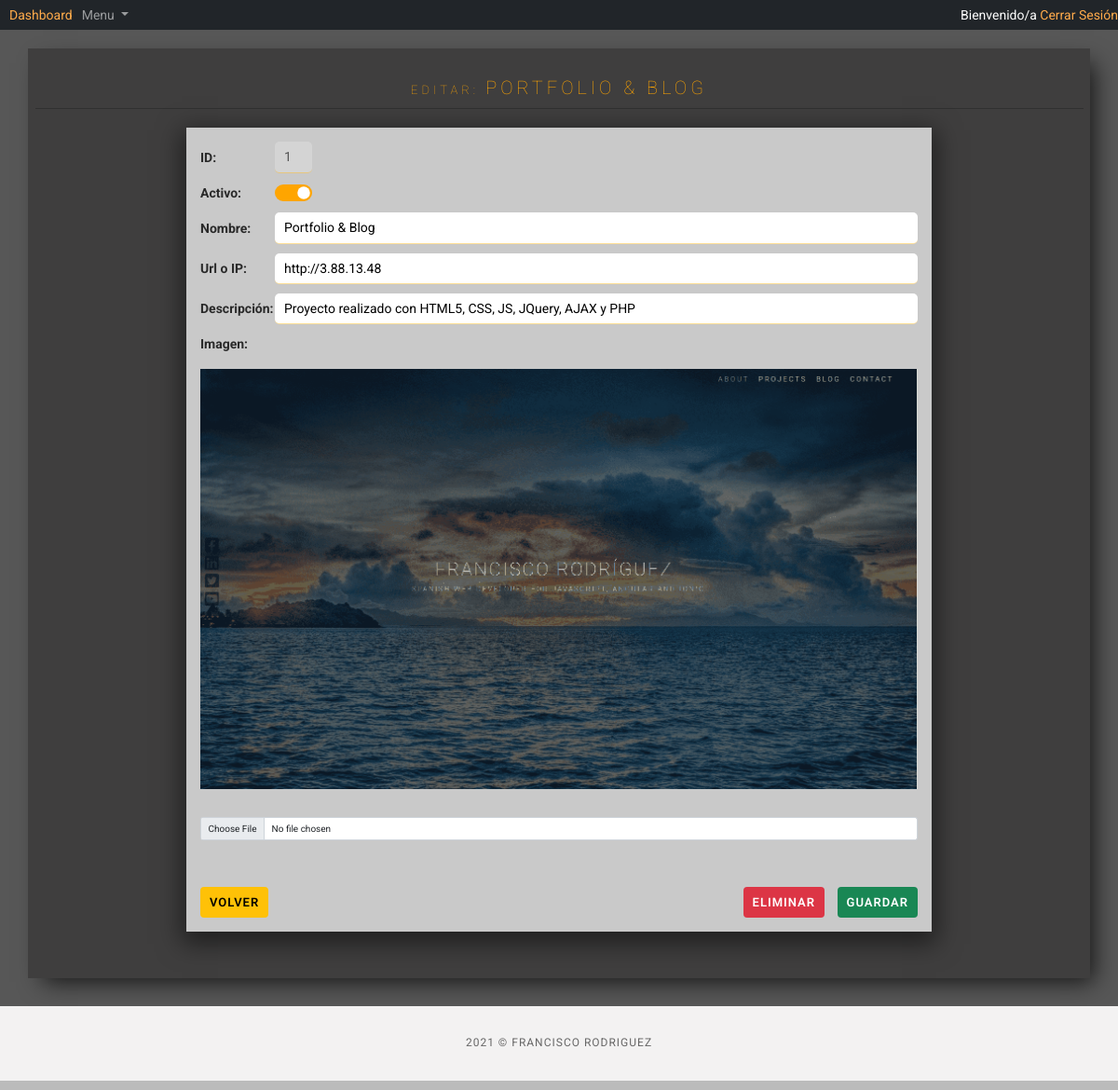
The app's page /admin/edit-project.php?project=1 (signed in) with its own data.
### tables this page shows
CREATE TABLE `proyectos` (
  `id` int(100) NOT NULL,
  `nombre` varchar(120) NOT NULL,
  `portada` varchar(120) NOT NULL,
  `url` varchar(255) DEFAULT '''Sin url''',
  `descripcion` text DEFAULT 'Sin info',
  `activo` tinyint(1) NOT NULL DEFAULT 0
);

### admin/edit-project.php (the view, shortened to what this page needs)
<?php
include_once('./layout/header.php');
include_once('./layout/navbar.php');
?>
<main class="container dashboard">
    <?php
    $conn = connect();
    if (isset($_GET['project']) && !empty($_GET['project']) && strlen($_GET['project']) > 0) {
        $id_project = $_GET['project'];
        $sql = "SELECT * FROM proyectos WHERE id = ?";
        $stmt = $conn->prepare($sql);
        $stmt->bind_param("i", $id_project);
        $stmt->execute();
        $result = $stmt->get_result();
        while ($project = $result->fetch_assoc()) { ?>
            <h2 class="mt-5"><small class="small-h2">Editar: </small> <?php echo $project['nombre']; ?></h2>
            <form action="model-project.php" method="post" enctype="multipart/form-data" id="update-project">
                <div class="edit-edit-wrapper dashboard">
                    <div class="id-edit grid-form ">
                        <label for="id">ID: </label>
                        <input type="text" name="id" disabled value="<?php echo $project['id']; ?>">
                    </div>
                    <div class="form-check form-switch grid-form">
                        <label for="active">Activo: </label>
                        <input name="active" class="form-check-input project-active" type="checkbox" id="<?php echo ($project['activo']) ? "flexSwitchCheckChecked" : "flexSwitchCheckDefault"; ?>" <?php echo ($project['activo']) ? "checked" : ""; ?>>
                    </div>
                    <div class="name-edit grid-form ">
                        <label for="name">Nombre: </label>
                        <input class="project-name" type="text" name="name" value="<?php echo $project['nombre']; ?>">
                    </div>
                    <div class="url-edit grid-form ">
                        <label for="url">Url o IP: </label>
                        <input class="project-url" type="text" name="url" value="<?php echo $project['url']; ?>">
                    </div>
                    <div class="info-edit grid-form ">
                        <label for="info">Descripción: </label>
                        <input class="project-info" type="text" name="info" value="<?php echo $project['descripcion']; ?>">
                    </div>
                    <div class="img-preview mb-4">
                        <label class="" for="preview">Imagen: </label>
                    </div>
                    <div class="img-load text-center">
                        <img class="img-preview" src="../img/projects/<?php echo $project['portada']; ?>" alt="<?php echo $project['nombre']; ?>">
                        <input type="file" class="mt-5 form-control" id="input-img" name="img-project" />
                    </div>
                    <div class="submit-edit d-flex justify-content-between">
                        <div class="back">
                            <a class="btn btn-warning me-3 align-self-start" href="admin-area.php">Volver</a>
                        </div>
                        <div class="save-back">
                            <a class="btn btn-danger me-3 align-self-start delete-project" data-id="<?php echo $project['id']; ?>" href="admin-area.php">Eliminar</a>
                            <input class="btn btn-success update-submit" type="submit" value="Guardar">
                        </div>
                    </div>
                </div>
            </form>
</main>
<?php }
    }
?>
<?php include_once('./layout/footer.php'); ?>

### admin/css/admin-styles.css (style rules this page uses)
html { font-size: 62.5%; }
body { font-size: 1.4rem; }
* { margin: 0px; padding: 0px; box-sizing: border-box; }
body, html { height: 100vh; line-height: 1.6; font-family: "Roboto", sans-serif; }
body { background-color: rgb(87, 87, 87); }
h1, h2, h3, h4, h5, h6 { margin: 0; text-transform: uppercase; }
h2 { font-weight: 100; letter-spacing: 0.4rem; text-align: center; color: orange; border-bottom: 1px solid rgba(0, 0, 0, 0.233); padding-bottom: 1rem; }
img { max-width: 100%; }
a { text-decoration: none; }
input { border-radius: 5px; padding: 0.5rem 1rem; border: none; border-bottom: 1px solid rgba(255, 174, 0, 0.411); outline: none; transition: all 0.3s ease-in-out; }
.btn { cursor: pointer; font-size: 1.3rem; font-weight: 600; letter-spacing: 0.1rem; text-transform: uppercase; padding: 0.7rem 1rem; border: none; border-radius: 0.4rem; transition: 0.4s ease-in-out; outline: none; }
.dashboard { background-color: #3f3e3e; margin-top: 2rem; -webkit-box-shadow: 10px 10px 24px -6px rgba(0, 0, 0, 0.75); -moz-box-shadow: 10px 10px 24px -6px rgba(0, 0, 0, 0.75); box-shadow: 10px 10px 24px -6px rgba(0, 0, 0, 0.75); }
.form-check-input { outline: none !important; border: none !important; }
.form-check-input:checked { background-color: orange !important; }
.small-h2 { font-size: 1.3rem; }
.edit-edit-wrapper { background-color: #c9c9c9; color: rgb(41, 41, 41); max-width: 80rem; margin: 0 auto 5rem auto; padding: 1.5rem; margin-top: 2rem; -webkit-box-shadow: 0px 8px 25px 5px rgba(0, 0, 0, 0.5); -moz-box-shadow: 0px 8px 25px 5px rgba(0, 0, 0, 0.5); box-shadow: 0px 8px 25px 5px rgba(0, 0, 0, 0.5); }
.edit-edit-wrapper label { font-weight: bold; }
.grid-form { margin-bottom: 1rem; display: grid; grid-template-columns: 8rem 60%; align-items: center; }
.id-edit input { max-width: 5rem; }
.id-edit input:disabled { max-width: 4rem; }
.form-check { padding: 0 !important; }
.form-check-input { float: none !important; padding: 0 !important; margin: 0 !important; }
.submit-edit { margin-top: 5rem; }
.project-active { height: 1.8rem; width: 4rem !important; outline: none; }
@media (min-width: 320px) { .grid-form { grid-template-columns: 8rem 1fr; } }

### records on screen
proyectos: nombre "PORTFOLIO & BLOG", id "1", activo "☑", name "Portfolio & Blog", url "http://3.88.13.48", info "Proyecto realizado con HTML5, CSS, JS, JQuery, AJAX y PHP", portada (picture)
